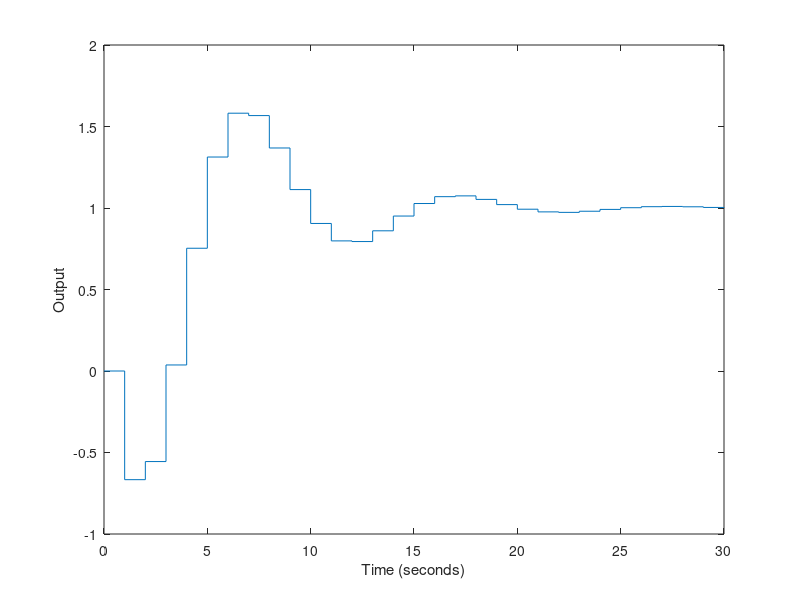
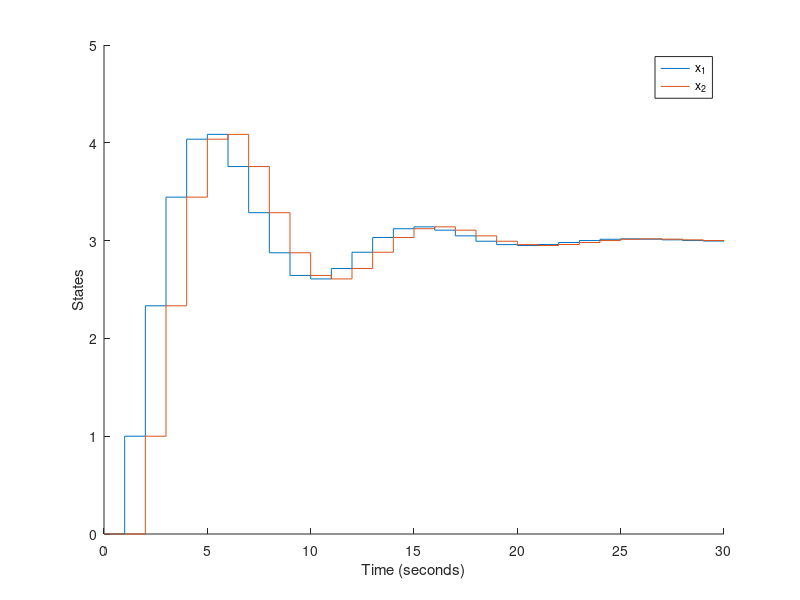
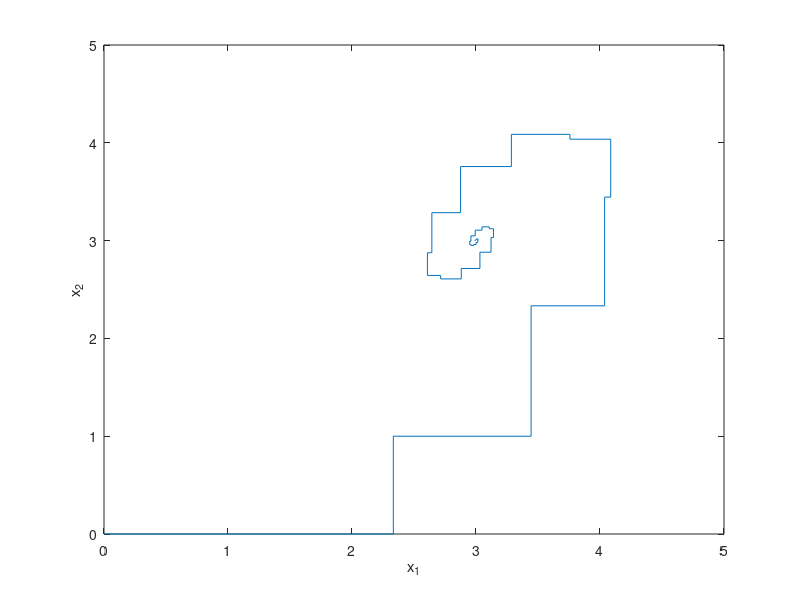
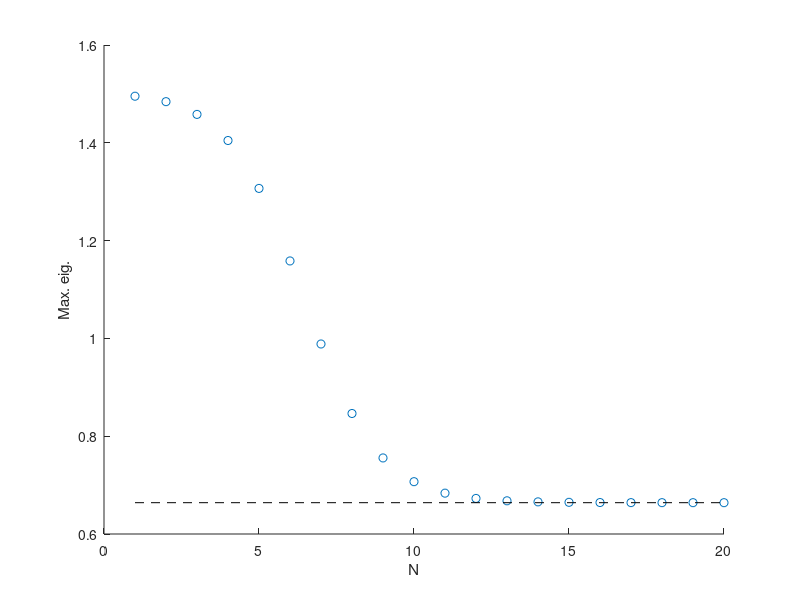

These figures' MATLAB source, in order:
%% Define System Matrices and discrete-time system
n = 2;
m = 1;
A = [ 4/3 -2/3; 1 0];
B = [1; 0];
C = [-2/3 1];
D = [0];
dt = 1; 
sys = ss(A,B,C,D,dt);

%% Open-loop step input
[y,t,x] = step(sys);
% Output as a function of time
figure; stairs(t,y);
xlabel('Time (seconds)')
ylabel('Output')
% States as a function of time
figure; hold on
stairs(t,x(:,1));
stairs(t,x(:,2));
xlabel('Time (seconds)')
ylabel('States')
legend('x_1','x_2')
% States
figure;
stairs(x(:,1),x(:,2))
xlabel('x_1')
ylabel('x_2')

%% Define Cost Function Matrices
Q = C'*C + 1e-3*eye(n); % State penalties
R = 1e-3;               % Input penalties
P = Q;                  % Terminal cost
N = 5;                  % Prediction horizon

%% Batch Approach
Sx = eye(n);
Su = zeros(n,m*N);
Q_bar = [];
R_bar = [];
for i = 1:N
    Sx = [Sx; A*Sx(end-n+1:end,:)];
    Su = [Su; A^(i-1)*B Su(end-n+1:end,1:end-m)];
    Q_bar = blkdiag(Q_bar,Q);
    R_bar = blkdiag(R_bar,R);
end
Q_bar = blkdiag(Q_bar,P);

H = Su'*Q_bar*Su + R_bar;
F = Sx'*Q_bar*Su;
Y = Sx'*Q_bar*Sx;

K_batch = -[1 zeros(1,N-1)]*(H\F')


%% Recursive Approach
P_k = P;
for k = 1:N-1
    P_k = A'*P_k*A + Q - A'*P_k*B*inv(B'*P_k*B+R)*B'*P_k*A;
end
K_rec = -inv(B'*P_k*B+R)*B'*P_k*A

%% Closed-loop eigenvalues
K0 = K_rec;
AK0 = A + B*K0;
eig(AK0)

%% Infinite horizon
[K,~,~] = dlqr(A,B,Q,R);
eig(A-B*K)

%% Effect of N
eigData = [];
for N = 1:20
    P_k = P;
    for k = 1:N-1
        P_k = A'*P_k*A + Q - A'*P_k*B*inv(B'*P_k*B+R)*B'*P_k*A;
    end
    K_rec = -inv(B'*P_k*B+R)*B'*P_k*A;
    eigData(N) = max(abs(eig(A + B*K_rec)));
end
figure;hold on
plot(1:N,eigData,'o')
plot([1 N], [max(abs(eig(A-B*K))) max(abs(eig(A-B*K)))],'--k')
xlabel('N')
ylabel('Max. eig.')
%%
% Ac = [0 1; 0 0];
% Bc = [0; 1];
% Cc = [1 0];
% Dc = [0];
% sys_c = ss(Ac,Bc,Cc,Dc);
% dt = 1; 
% sys = c2d(sys_c,dt);
